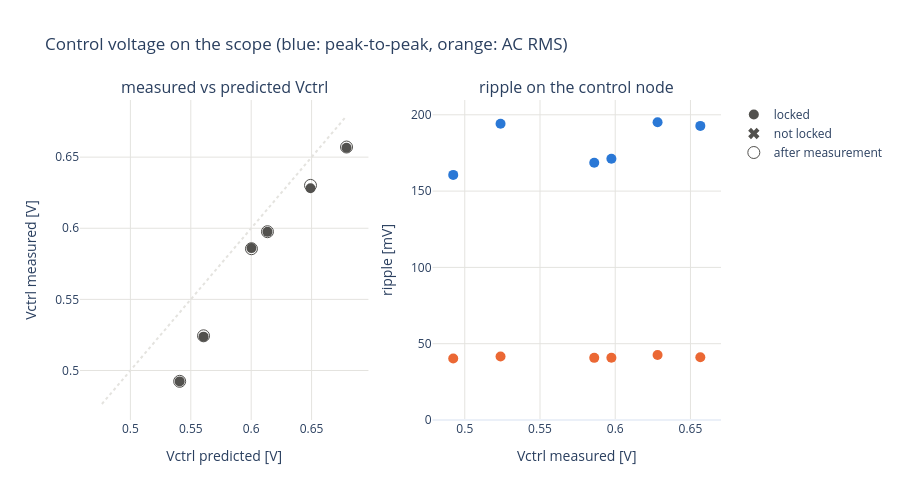

Source (notebook cell):
### Code cell
# Is the scope reading the operating point the table predicts, and how much ripple sits on the control node?
# Left: measured against predicted Vctrl (on the diagonal: the table is right; after the analyzer measurement as an
# open circle: drift). Right: ripple (peak-to-peak and AC RMS) against Vctrl; unlocked settings as x.
if not HAS_SCOPE:
    print("no scope readings in this run")
else:
    fig = make_subplots(rows=1, cols=2, horizontal_spacing=0.1,
                        subplot_titles=("measured vs predicted Vctrl", "ripple on the control node"))
    locked = all_runs["locked"].fillna(0) == 1
    lo, hi = all_runs[["vctrl_pred", "vctrl_meas"]].min().min(), all_runs[["vctrl_pred", "vctrl_meas"]].max().max()
    fig.add_scatter(x=[lo, hi], y=[lo, hi], mode="lines", line=dict(color=GRID, dash="dot"), showlegend=False,
                    row=1, col=1)
    for mask, symbol, name in ((locked, "circle", "locked"), (~locked, "x", "not locked")):
        d = all_runs[mask]
        fig.add_scatter(x=d["vctrl_pred"], y=d["vctrl_meas"], mode="markers", name=name,
                        marker=dict(symbol=symbol, size=10, color=INK), row=1, col=1,
                        hovertemplate="pred %{x:.3f} V, meas %{y:.3f} V<extra></extra>")
        fig.add_scatter(x=d["vctrl_meas"], y=d["vctrl_pkpk"] * 1e3, mode="markers", name="pk-pk", showlegend=False,
                        marker=dict(symbol=symbol, size=10, color="#2a78d6"), row=1, col=2,
                        hovertemplate="%{x:.3f} V: %{y:.1f} mV pk-pk<extra></extra>")
        fig.add_scatter(x=d["vctrl_meas"], y=d["vctrl_ac_rms"] * 1e3, mode="markers", name="RMS", showlegend=False,
                        marker=dict(symbol=symbol, size=10, color="#eb6834"), row=1, col=2,
                        hovertemplate="%{x:.3f} V: %{y:.2f} mV RMS<extra></extra>")
    fig.add_scatter(x=all_runs["vctrl_pred"], y=all_runs["vctrl_meas_end"], mode="markers", name="after measurement",
                    marker=dict(symbol="circle-open", size=12, color=INK), row=1, col=1)
    fig.update_layout(title="Control voltage on the scope (blue: peak-to-peak, orange: AC RMS)",
                      template="plotly_white", height=500)
    fig.update_xaxes(gridcolor=GRID)
    fig.update_yaxes(gridcolor=GRID)
    fig.update_xaxes(title="Vctrl predicted [V]", row=1, col=1)
    fig.update_yaxes(title="Vctrl measured [V]", row=1, col=1)
    fig.update_xaxes(title="Vctrl measured [V]", row=1, col=2)
    fig.update_yaxes(title="ripple [mV]", rangemode="tozero", row=1, col=2)
    save(fig, "vctrl_scope")

### Figure 1 — Plotly figure (JSON) as saved in the notebook; plotly's stock layout.template omitted (floating-point values rounded to 4 significant figures)
{"data": [{"line": {"color": "#e4e3df", "dash": "dot"}, "mode": "lines", "showlegend": false, "type": "scatter", "x": [0.4764, 0.6789], "xaxis": "x", "y": [0.4764, 0.6789], "yaxis": "y"}, {"hovertemplate": "pred %{x:.3f} V, meas %{y:.3f} V<extra></extra>", "marker": {"color": "#52514e", "size": 10, "symbol": "circle"}, "mode": "markers", "name": "locked", "type": "scatter", "x": [0.5408, 0.5605, 0.6002, 0.6135, 0.6491, 0.6789], "xaxis": "x", "y": [0.4923, 0.5238, 0.586, 0.5975, 0.6281, 0.6566], "yaxis": "y"}, {"hovertemplate": "%{x:.3f} V: %{y:.1f} mV pk-pk<extra></extra>", "marker": {"color": "#2a78d6", "size": 10, "symbol": "circle"}, "mode": "markers", "name": "pk-pk", "showlegend": false, "type": "scatter", "x": [0.4923, 0.5238, 0.586, 0.5975, 0.6281, 0.6566], "xaxis": "x2", "y": [160.6, 194.1, 168.6, 171.2, 195.1, 192.7], "yaxis": "y2"}, {"hovertemplate": "%{x:.3f} V: %{y:.2f} mV RMS<extra></extra>", "marker": {"color": "#eb6834", "size": 10, "symbol": "circle"}, "mode": "markers", "name": "RMS", "showlegend": false, "type": "scatter", "x": [0.4923, 0.5238, 0.586, 0.5975, 0.6281, 0.6566], "xaxis": "x2", "y": [40.3, 41.64, 40.74, 40.74, 42.56, 41.07], "yaxis": "y2"}, {"hovertemplate": "pred %{x:.3f} V, meas %{y:.3f} V<extra></extra>", "marker": {"color": "#52514e", "size": 10, "symbol": "x"}, "mode": "markers", "name": "not locked", "type": "scatter", "x": [0.4764, 0.5005], "xaxis": "x", "y": [NaN, NaN], "yaxis": "y"}, {"hovertemplate": "%{x:.3f} V: %{y:.1f} mV pk-pk<extra></extra>", "marker": {"color": "#2a78d6", "size": 10, "symbol": "x"}, "mode": "markers", "name": "pk-pk", "showlegend": false, "type": "scatter", "x": [NaN, NaN], "xaxis": "x2", "y": [NaN, NaN], "yaxis": "y2"}, {"hovertemplate": "%{x:.3f} V: %{y:.2f} mV RMS<extra></extra>", "marker": {"color": "#eb6834", "size": 10, "symbol": "x"}, "mode": "markers", "name": "RMS", "showlegend": false, "type": "scatter", "x": [NaN, NaN], "xaxis": "x2", "y": [NaN, NaN], "yaxis": "y2"}, {"marker": {"color": "#52514e", "size": 12, "symbol": "circle-open"}, "mode": "markers", "name": "after measurement", "type": "scatter", "x": [0.4764, 0.5005, 0.5408, 0.5605, 0.6002, 0.6135, 0.6491, 0.6789], "xaxis": "x", "y": [NaN, NaN, 0.4924, 0.5244, 0.5856, 0.5976, 0.6301, 0.6571], "yaxis": "y"}], "layout": {"annotations": [{"font": {"size": 16}, "showarrow": false, "text": "measured vs predicted Vctrl", "x": 0.225, "xanchor": "center", "xref": "paper", "y": 1, "yanchor": "bottom", "yref": "paper"}, {"font": {"size": 16}, "showarrow": false, "text": "ripple on the control node", "x": 0.775, "xanchor": "center", "xref": "paper", "y": 1, "yanchor": "bottom", "yref": "paper"}], "height": 500, "title": {"text": "Control voltage on the scope (blue: peak-to-peak, orange: AC RMS)"}, "xaxis": {"anchor": "y", "domain": [0, 0.45], "gridcolor": "#e4e3df", "title": {"text": "Vctrl predicted [V]"}}, "xaxis2": {"anchor": "y2", "domain": [0.55, 1], "gridcolor": "#e4e3df", "title": {"text": "Vctrl measured [V]"}}, "yaxis": {"anchor": "x", "domain": [0, 1], "gridcolor": "#e4e3df", "title": {"text": "Vctrl measured [V]"}}, "yaxis2": {"anchor": "x2", "domain": [0, 1], "gridcolor": "#e4e3df", "rangemode": "tozero", "title": {"text": "ripple [mV]"}}}}
